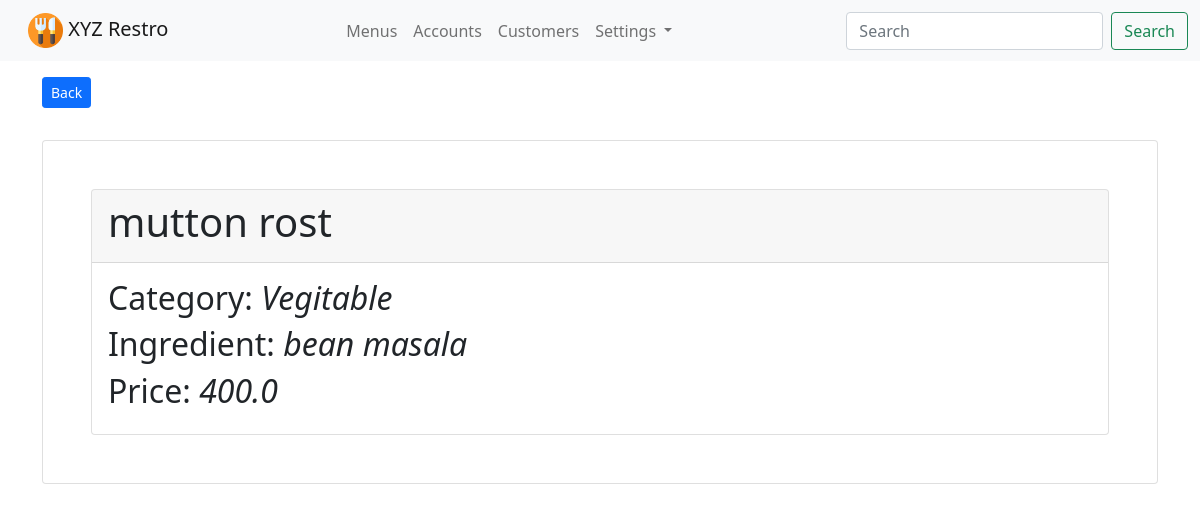
Screenshot of /menus/show/18/ (signed in) with the database file from the repository.
### app_menus/models.py (models this page shows, shortened)
class Menu(models.Model):
    menu_title = models.CharField(max_length=100)
    menu_price = models.FloatField(default=0.00)
    menu_ingredient = models.CharField(max_length=100)
    menu_category = models.ForeignKey(Category, on_delete=models.CASCADE)
    menu_img = models.FileField(upload_to="images/menus/", blank=True, null=True)
    menu_created_at = models.DateTimeField(auto_now_add=True)
    is_active = models.BooleanField(default=True)
    class Meta:
        db_table = "restro_menus"
        ordering = ["-menu_title"]

class Category(models.Model):
    category_title = models.CharField(max_length=100)
    category_code = models.CharField(max_length=20, null=True, blank=True)
    class Meta:
        db_table = "restro_categories"
        ordering = ["-category_title"]

### app_menus/views.py (the view)
# urls.py: path('show/<int:id>/', views.show_menu, name='menu-show'),
@login_required(login_url='/login/')
def show_menu(request, id):
    menu_obj = Menu.objects.get(id=id)
    context = {"data": menu_obj}
    return render(request, 'menus/show_menu.html', context)

### templates/menus/show_menu.html (shortened to what this page needs)
{% extends 'layouts/master.html' %}
{% block content %}
<div class="container">
    <a href="{% url 'menu-list' %}" class="btn btn-sm btn-primary mb-3 mt-3">Back</a>
    <div class="card p-5 mt-3">
        <div class="card">
            <div class="card-header">
                <h1>{{ data.menu_title }}</h1>
            </div>
            <div class="card-body">
                <h2>Category: <i>{{ data.menu_category.category_title }}</i></h2>
                <h2>Ingredient: <i>{{ data.menu_ingredient }}</i></h2>
                <h2>Price: <i>{{ data.menu_price }}</i></h2>
            </div>
        </div>
    </div>
</div>
{% endblock %}

### rows the page displays
Menu: menu_title "mutton rost", menu_category.category_title "Vegitable", menu_ingredient "bean masala", menu_price "400.0"
